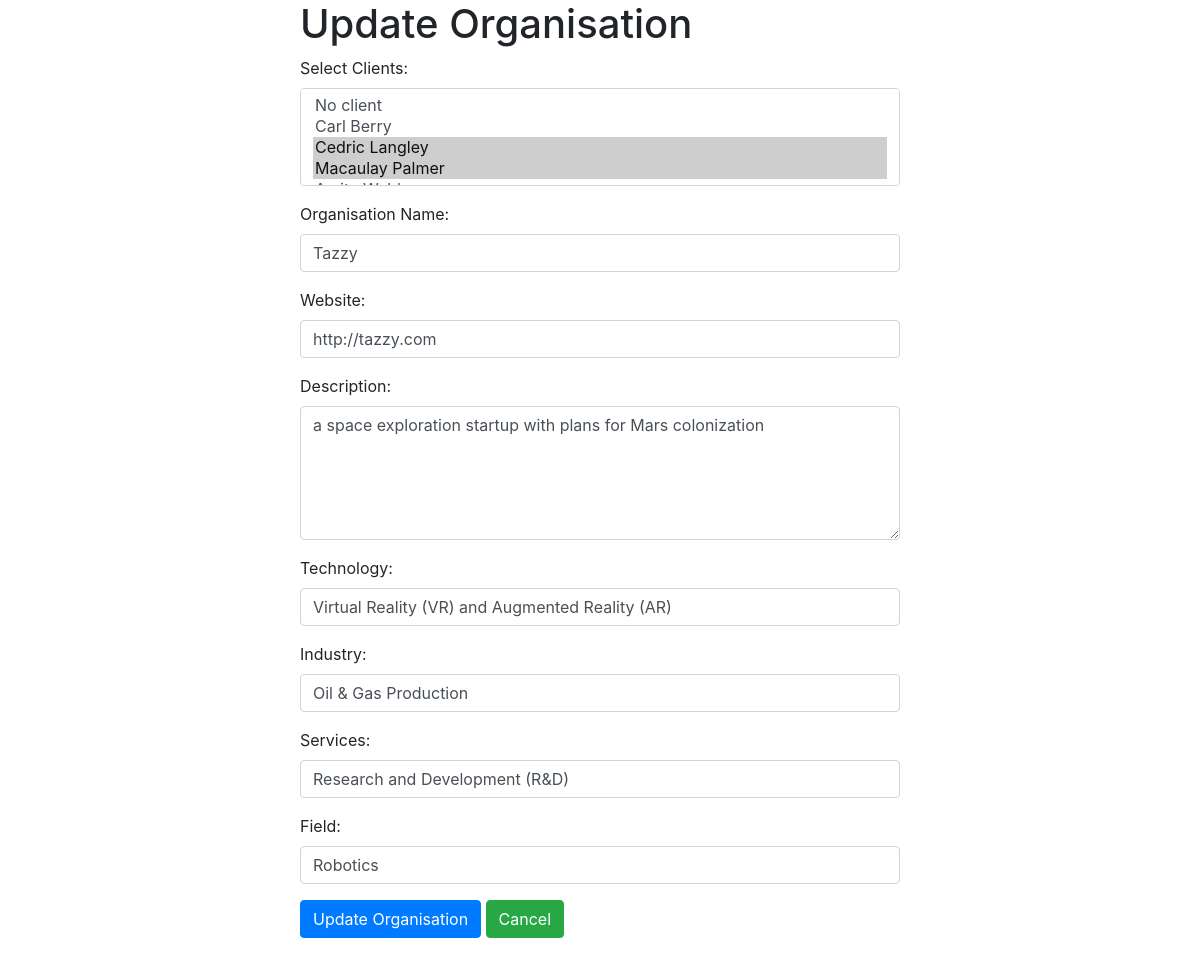
The app's page /Organisations/update.php?id=2 (signed in) with its own data.
### tables this page shows
CREATE TABLE `organisations` (
  `id` int(11) NOT NULL,
  `name` varchar(50) NOT NULL,
  `website` varchar(2083) NOT NULL,
  `description` varchar(1000) NOT NULL,
  `tech` varchar(1000) DEFAULT NULL,
  `industry` varchar(1000) DEFAULT NULL,
  `services` varchar(1000) DEFAULT NULL,
  `field` varchar(1000) DEFAULT NULL
);

### Organisations/update.php (the view, shortened to what this page needs)
<?php
require_once("../Auth/authenticate.php");
if (isset($_GET['id'])) {
    $organisation_id = $_GET['id'];
    $orgQuery = "SELECT * FROM organisations WHERE id = :organisation_id";
    $orgStmt = $dbh->prepare($orgQuery);
    $orgStmt->bindParam(':organisation_id', $organisation_id, PDO::PARAM_INT);
    $orgStmt->execute();
    $organisation = $orgStmt->fetch(PDO::FETCH_ASSOC);
    $clients = [];
    $clientQuery = "SELECT id, fname, lname FROM clients";
    $clientStmt = $dbh->prepare($clientQuery);
    $clientStmt->execute();
    $clients = $clientStmt->fetchAll(PDO::FETCH_ASSOC);
    $clientsOrganisations = [];
    $coQuery = "SELECT client_id FROM clients_organisations WHERE organisation_id = :organisation_id";
    $coStmt = $dbh->prepare($coQuery);
    $coStmt->bindParam(':organisation_id', $organisation_id, PDO::PARAM_INT);
    $coStmt->execute();
    while ($row = $coStmt->fetch(PDO::FETCH_ASSOC)) {
        $clientsOrganisations[] = $row['client_id'];
    }
}
else {
    header("Location: ../Organisations/index.php");
    exit();
}
?>
<html lang="en">
<head>
    <link rel="stylesheet" href="https://maxcdn.bootstrapcdn.com/bootstrap/4.5.2/css/bootstrap.min.css">
    <link rel="stylesheet" href="../styles.css">
</head>
<body>
<div class="form-container">
    <header>
        <h1>Update Organisation</h1>
    </header>
    <form method="POST" action="">
        <div class="form-group">
            <label for="clients">Select Clients:</label>
            <select class="form-control" id="clients" name="clients[]" multiple data-live-search="true">
                <option value="">No client</option>
                <?php foreach ($clients as $client): ?>
                    <option value="<?php echo $client['id']; ?>" <?php echo in_array($client['id'], $clientsOrganisations) ? 'selected' : ''; ?>>
                        <?php echo $client['fname'] . ' ' . $client['lname']; ?>
                    </option>
                <?php endforeach; ?>
            </select>
        </div>
        <div class="form-group">
            <label for="name">Organisation Name:</label>
            <input type="text" name="name" id="name" class="form-control" maxlength="50" placeholder="Enter organisation name" title="Organisation name must be less than 50 characters" value="<?php echo $organisation['name']; ?>" required>
        </div>
        <div class="form-group">
            <label for="website">Website:</label>
            <input type="text" name="website" id="website" class="form-control" placeholder="https://companyname.com" maxlength="2083" pattern="https?://.+" title="Include http://" value="<?php echo $organisation['website']; ?>" required>
        </div>
        <div class="form-group">
            <label for="description">Description:</label>
            <textarea type="text" name="description" id="description" placeholder="Enter brief description of organisation" maxlength="1000" title="Description may not exceed 1000 characters" class="form-control" rows="5" required><?php echo $organisation['description']; ?></textarea>
        </div>
        <div class="form-group">
            <label for="tech">Technology:</label>
            <input type="text" name="tech" id="tech" class="form-control" maxlength="1000" placeholder="Enter technology used" title="Entry may not exceed 1000 characters" value="<?php echo $organisation['tech']; ?>">
        </div>
        <div class="form-group">
            <label for="industry">Industry:</label>
            <input type="text" name="industry" id="industry" class="form-control" maxlength="1000" placeholder="Enter organisation industry" title="Entry may not exceed 1000 characters" value="<?php echo $organisation['industry']; ?>">
        </div>
        <div class="form-group">
            <label for="services">Services:</label>
            <input type="text" name="services" id="services" class="form-control" maxlength="1000" placeholder="Enter organisation services " title="Entry may not exceed 1000 characters" value="<?php echo $organisation['services']; ?>">
        </div>
        <div class="form-group">
            <label for="field">Field:</label>
            <input type="text" name="field" id="field" class="form-control" maxlength="1000" placeholder="Enter organisation field " title="Entry may not exceed 1000 characters" value="<?php echo $organisation['field']; ?>">
        </div>
        <button type="submit" class="btn btn-primary buttons">Update Organisation</button>
        <a href="../Organisations/index.php" class="btn btn-success buttons">Cancel</a>
    </form>
</div>
</body>
</html>

### styles.css (style rules this page uses)
.form-container { display: block; margin: auto; width: 50%; }

### records on screen
organisations: name "Tazzy", website "http://tazzy.com", description "a space exploration startup with plans for Mars colonization", tech "Virtual Reality (VR) and Augmented Reality (AR)", industry "Oil & Gas Production", services "Research and Development (R&D)", field "Robotics"

### other values on screen
form field value "No client / Carl Berry / Cedric Langley ☑ / Macaulay Palmer ☑"
